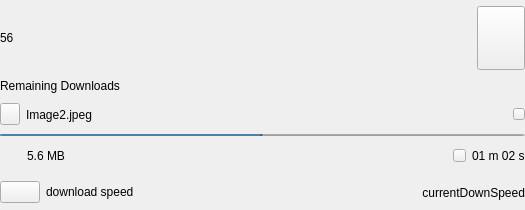
            <widget class="QWidget" name="wActiveDownloads">
             <property name="styleSheet">
              <string notr="true"/>
             </property>
             <layout class="QVBoxLayout" name="verticalLayout_13">
              <property name="spacing">
               <number>0</number>
              </property>
              <property name="leftMargin">
               <number>0</number>
              </property>
              <property name="topMargin">
               <number>0</number>
              </property>
              <property name="rightMargin">
               <number>0</number>
              </property>
              <property name="bottomMargin">
               <number>0</number>
              </property>
              <item>
               <widget class="QWidget" name="wRemainingDownloads" native="true">
                <property name="minimumSize">
                 <size>
                  <width>0</width>
                  <height>95</height>
                 </size>
                </property>
                <property name="maximumSize">
                 <size>
                  <width>16777215</width>
                  <height>95</height>
                 </size>
                </property>
                <layout class="QVBoxLayout" name="verticalLayout_14">
                 <property name="spacing">
                  <number>0</number>
                 </property>
                 <property name="leftMargin">
                  <number>0</number>
                 </property>
                 <property name="topMargin">
                  <number>0</number>
                 </property>
                 <property name="rightMargin">
                  <number>0</number>
                 </property>
                 <property name="bottomMargin">
                  <number>0</number>
                 </property>
                 <item>
                  <widget class="QWidget" name="wDownNumberTransfers" native="true">
                   <layout class="QHBoxLayout" name="horizontalLayout_13">
                    <property name="spacing">
                     <number>0</number>
                    </property>
                    <property name="leftMargin">
                     <number>0</number>
                    </property>
                    <property name="topMargin">
                     <number>0</number>
                    </property>
                    <property name="rightMargin">
                     <number>0</number>
                    </property>
                    <property name="bottomMargin">
                     <number>0</number>
                    </property>
                    <item>
                     <widget class="QLabel" name="lRemainingDownloads">
                      <property name="minimumSize">
                       <size>
                        <width>0</width>
                        <height>70</height>
                       </size>
                      </property>
                      <property name="maximumSize">
                       <size>
                        <width>16777215</width>
                        <height>70</height>
                       </size>
                      </property>
                      <property name="text">
                       <string>56</string>
                      </property>
                     </widget>
                    </item>
                    <item>
                     <spacer name="horizontalSpacer_15">
                      <property name="orientation">
                       <enum>Qt::Horizontal</enum>
                      </property>
                      <property name="sizeHint" stdset="0">
                       <size>
                        <width>235</width>
                        <height>20</height>
                       </size>
                      </property>
                     </spacer>
                    </item>
                    <item>
                     <widget class="QPushButton" name="bDownPaused">
                      <property name="minimumSize">
                       <size>
                        <width>48</width>
                        <height>64</height>
                       </size>
                      </property>
                      <property name="maximumSize">
                       <size>
                        <width>48</width>
                        <height>64</height>
                       </size>
                      </property>
                      <property name="text">
                       <string/>
                      </property>
                     </widget>
                    </item>
                   </layout>
                  </widget>
                 </item>
                 <item>
                  <widget class="QLabel" name="lDescRemainingDown">
                   <property name="minimumSize">
                    <size>
                     <width>300</width>
                     <height>18</height>
                    </size>
                   </property>
                   <property name="maximumSize">
                    <size>
                     <width>16777215</width>
                     <height>18</height>
                    </size>
                   </property>
                   <property name="text">
                    <string>Remaining Downloads</string>
                   </property>
                  </widget>
                 </item>
                </layout>
               </widget>
              </item>
              <item>
               <widget class="QWidget" name="wCurrentDownload" native="true">
                <property name="minimumSize">
                 <size>
                  <width>0</width>
                  <height>80</height>
                 </size>
                </property>
                <property name="maximumSize">
                 <size>
                  <width>16777215</width>
                  <height>80</height>
                 </size>
                </property>
                <property name="styleSheet">
                 <string notr="true"/>
                </property>
                <layout class="QVBoxLayout" name="verticalLayout_7">
                 <property name="spacing">
                  <number>0</number>
                 </property>
                 <property name="leftMargin">
                  <number>0</number>
                 </property>
                 <property name="topMargin">
                  <number>0</number>
                 </property>
                 <property name="rightMargin">
                  <number>0</number>
                 </property>
                 <property name="bottomMargin">
                  <number>0</number>
                 </property>
                 <item>
                  <widget class="QWidget" name="widget_6" native="true">
                   <property name="styleSheet">
                    <string notr="true"/>
                   </property>
                   <layout class="QHBoxLayout" name="horizontalLayout_14">
                    <property name="leftMargin">
                     <number>0</number>
                    </property>
                    <property name="topMargin">
                     <number>0</number>
                    </property>
                    <property name="rightMargin">
                     <number>0</number>
                    </property>
                    <property name="bottomMargin">
                     <number>0</number>
                    </property>
                    <item>
                     <widget class="QPushButton" name="bDownFileType">
                      <property name="minimumSize">
                       <size>
                        <width>20</width>
                        <height>22</height>
                       </size>
                      </property>
                      <property name="maximumSize">
                       <size>
                        <width>20</width>
                        <height>22</height>
                       </size>
                      </property>
                      <property name="text">
                       <string/>
                      </property>
                      <property name="icon">
                       <iconset resource="../Resources_linux.qrc">
                        <normaloff>:/images/small_text.png</normaloff>:/images/small_text.png</iconset>
                      </property>
                      <property name="iconSize">
                       <size>
                        <width>20</width>
                        <height>22</height>
                       </size>
                      </property>
                     </widget>
                    </item>
                    <item>
                     <widget class="QLabel" name="lDownFilename">
                      <property name="minimumSize">
                       <size>
                        <width>225</width>
                        <height>0</height>
                       </size>
                      </property>
                      <property name="text">
                       <string>Image2.jpeg</string>
                      </property>
                     </widget>
                    </item>
                    <item>
                     <spacer name="horizontalSpacer_16">
                      <property name="orientation">
                       <enum>Qt::Horizontal</enum>
                      </property>
                      <property name="sizeHint" stdset="0">
                       <size>
                        <width>256</width>
                        <height>20</height>
                       </size>
                      </property>
                     </spacer>
                    </item>
                    <item>
                     <widget class="QPushButton" name="bDownCancel">
                      <property name="minimumSize">
                       <size>
                        <width>12</width>
                        <height>12</height>
                       </size>
                      </property>
                      <property name="maximumSize">
                       <size>
                        <width>12</width>
                        <height>12</height>
                       </size>
                      </property>
                      <property name="text">
                       <string/>
                      </property>
                      <property name="icon">
                       <iconset resource="../Resources_linux.qrc">
                        <normaloff>:/images/clear_item_ico.png</normaloff>:/images/clear_item_ico.png</iconset>
                      </property>
                      <property name="iconSize">
                       <size>
                        <width>12</width>
                        <height>12</height>
                       </size>
                      </property>
                     </widget>
                    </item>
                   </layout>
                  </widget>
                 </item>
                 <item>
                  <widget class="QProgressBar" name="pbDownloads">
                   <property name="minimumSize">
                    <size>
                     <width>0</width>
                     <height>2</height>
                    </size>
                   </property>
                   <property name="maximumSize">
                    <size>
                     <width>16777215</width>
                     <height>2</height>
                    </size>
                   </property>
                   <property name="maximum">
                    <number>1000</number>
                   </property>
                   <property name="value">
                    <number>500</number>
                   </property>
                   <property name="format">
                    <string/>
                   </property>
                  </widget>
                 </item>
                 <item>
                  <widget class="QWidget" name="widget_7" native="true">
                   <layout class="QHBoxLayout" name="horizontalLayout_15">
                    <property name="spacing">
                     <number>6</number>
                    </property>
                    <property name="leftMargin">
                     <number>0</number>
                    </property>
                    <property name="topMargin">
                     <number>0</number>
                    </property>
                    <property name="rightMargin">
                     <number>0</number>
                    </property>
                    <property name="bottomMargin">
                     <number>0</number>
                    </property>
                    <item>
                     <widget class="QLabel" name="lDownAnimation">
                      <property name="minimumSize">
                       <size>
                        <width>21</width>
                        <height>32</height>
                       </size>
                      </property>
                      <property name="maximumSize">
                       <size>
                        <width>27</width>
                        <height>32</height>
                       </size>
                      </property>
                      <property name="text">
                       <string/>
                      </property>
                      <property name="pixmap">
                       <pixmap resource="../Resources_linux.qrc">:/images/cloud_upload_item_ico.png</pixmap>
                      </property>
                      <property name="margin">
                       <number>-5</number>
                      </property>
                     </widget>
                    </item>
                    <item>
                     <widget class="QLabel" name="lDownCompletedSize">
                      <property name="text">
                       <string>5.6 MB</string>
                      </property>
                     </widget>
                    </item>
                    <item>
                     <spacer name="horizontalSpacer_17">
                      <property name="orientation">
                       <enum>Qt::Horizontal</enum>
                      </property>
                      <property name="sizeHint" stdset="0">
                       <size>
                        <width>212</width>
                        <height>20</height>
                       </size>
                      </property>
                     </spacer>
                    </item>
                    <item>
                     <widget class="QPushButton" name="bDownClock">
                      <property name="minimumSize">
                       <size>
                        <width>13</width>
                        <height>13</height>
                       </size>
                      </property>
                      <property name="maximumSize">
                       <size>
                        <width>13</width>
                        <height>13</height>
                       </size>
                      </property>
                      <property name="text">
                       <string/>
                      </property>
                      <property name="iconSize">
                       <size>
                        <width>13</width>
                        <height>13</height>
                       </size>
                      </property>
                     </widget>
                    </item>
                    <item>
                     <widget class="QLabel" name="lDownRemainingTime">
                      <property name="text">
                       <string>01 m 02 s</string>
                      </property>
                     </widget>
                    </item>
                   </layout>
                  </widget>
                 </item>
                </layout>
               </widget>
              </item>
              <item>
               <widget class="QWidget" name="wDownSpeed" native="true">
                <property name="minimumSize">
                 <size>
                  <width>0</width>
                  <height>35</height>
                 </size>
                </property>
                <property name="maximumSize">
                 <size>
                  <width>16777215</width>
                  <height>35</height>
                 </size>
                </property>
                <layout class="QHBoxLayout" name="horizontalLayout_16">
                 <property name="leftMargin">
                  <number>0</number>
                 </property>
                 <property name="topMargin">
                  <number>0</number>
                 </property>
                 <property name="rightMargin">
                  <number>0</number>
                 </property>
                 <property name="bottomMargin">
                  <number>0</number>
                 </property>
                 <item>
                  <widget class="QPushButton" name="bDownType">
                   <property name="text">
                    <string/>
                   </property>
                   <property name="icon">
                    <iconset resource="../Resources_linux.qrc">
                     <normaloff>:/images/download_item_ico.png</normaloff>:/images/download_item_ico.png</iconset>
                   </property>
                   <property name="iconSize">
                    <size>
                     <width>12</width>
                     <height>12</height>
                    </size>
                   </property>
                  </widget>
                 </item>
                 <item>
                  <widget class="QLabel" name="lDownSpeed">
                   <property name="minimumSize">
                    <size>
                     <width>0</width>
                     <height>18</height>
                    </size>
                   </property>
                   <property name="maximumSize">
                    <size>
                     <width>16777215</width>
                     <height>18</height>
                    </size>
                   </property>
                   <property name="text">
                    <string>download speed</string>
                   </property>
                  </widget>
                 </item>
                 <item>
                  <spacer name="horizontalSpacer_18">
                   <property name="orientation">
                    <enum>Qt::Horizontal</enum>
                   </property>
                   <property name="sizeHint" stdset="0">
                    <size>
                     <width>40</width>
                     <height>20</height>
                    </size>
                   </property>
                  </spacer>
                 </item>
                 <item>
                  <widget class="QLabel" name="lCurrentDownSpeed">
                   <property name="text">
                    <string>currentDownSpeed</string>
                   </property>
                   <property name="alignment">
                    <set>Qt::AlignRight|Qt::AlignTrailing|Qt::AlignVCenter</set>
                   </property>
                  </widget>
                 </item>
                </layout>
               </widget>
              </item>
             </layout>
            </widget>
